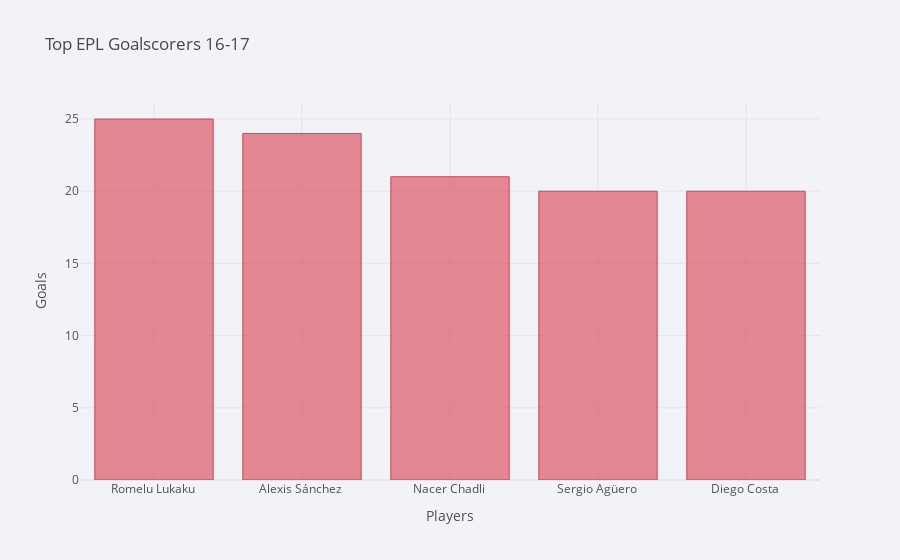

Write notebook code for a chart like this one.
### Code cell
goal_scorers = prem17.nlargest(5, ['Goals'])

goal_scorers.iplot(kind='bar', x='Name', y='Goals', title='Top EPL Goalscorers 16-17', xTitle = 'Players', yTitle = 'Goals', color='red', theme='polar')

### Figure 1 — Plotly figure (JSON) as saved in the notebook; plotly's stock layout.template omitted (floating-point values rounded to 4 significant figures)
{"data": [{"marker": {"color": "rgba(219, 64, 82, 0.6)", "line": {"color": "rgba(219, 64, 82, 1.0)", "width": 1}}, "name": "Goals", "orientation": "v", "text": "", "type": "bar", "x": ["Romelu Lukaku ", "Alexis Sánchez ", "Nacer Chadli ", "Sergio Agüero ", "Diego Costa "], "y": [25, 24, 21, 20, 20]}], "layout": {"legend": {"bgcolor": "#F2F3F7", "font": {"color": "#505050"}}, "paper_bgcolor": "#F2F3F7", "plot_bgcolor": "#F2F3F7", "title": {"font": {"color": "#484848"}, "text": "Top EPL Goalscorers 16-17"}, "xaxis": {"gridcolor": "#E1E5ED", "showgrid": true, "tickfont": {"color": "#505050"}, "title": {"font": {"color": "#505050"}, "text": "Players"}, "zerolinecolor": "#E1E5ED"}, "yaxis": {"gridcolor": "#E1E5ED", "showgrid": true, "tickfont": {"color": "#505050"}, "title": {"font": {"color": "#505050"}, "text": "Goals"}, "zerolinecolor": "#E1E5ED"}}}
